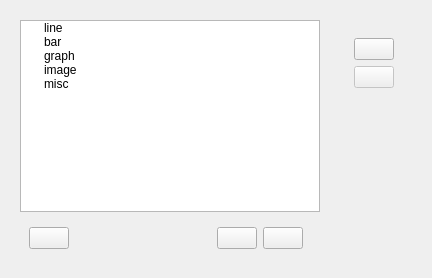
         <widget class="QWidget" name="analysisView">
          <layout class="QHBoxLayout" name="horizontalLayout_13">
           <item>
            <widget class="QWidget" name="widget_12" native="true">
             <property name="sizePolicy">
              <sizepolicy hsizetype="Minimum" vsizetype="Preferred">
               <horstretch>0</horstretch>
               <verstretch>0</verstretch>
              </sizepolicy>
             </property>
             <property name="maximumSize">
              <size>
               <width>310</width>
               <height>16777215</height>
              </size>
             </property>
             <layout class="QVBoxLayout" name="verticalLayout_20">
              <item>
               <widget class="QTreeWidget" name="analysisTree">
                <property name="sizePolicy">
                 <sizepolicy hsizetype="MinimumExpanding" vsizetype="Expanding">
                  <horstretch>0</horstretch>
                  <verstretch>0</verstretch>
                 </sizepolicy>
                </property>
                <property name="minimumSize">
                 <size>
                  <width>300</width>
                  <height>0</height>
                 </size>
                </property>
                <property name="maximumSize">
                 <size>
                  <width>300</width>
                  <height>16777215</height>
                 </size>
                </property>
                <attribute name="headerVisible">
                 <bool>false</bool>
                </attribute>
                <column>
                 <property name="text">
                  <string>analysis</string>
                 </property>
                </column>
                <item>
                 <property name="text">
                  <string>line</string>
                 </property>
                 <property name="icon">
                  <iconset resource="../../resources/resources.qrc">
                   <normaloff>:/resources/icons_2/analytics-outline.svg</normaloff>:/resources/icons_2/analytics-outline.svg</iconset>
                 </property>
                </item>
                <item>
                 <property name="text">
                  <string>bar</string>
                 </property>
                 <property name="icon">
                  <iconset resource="../../resources/resources.qrc">
                   <normaloff>:/resources/icons_2/bar-chart-outline.svg</normaloff>:/resources/icons_2/bar-chart-outline.svg</iconset>
                 </property>
                </item>
                <item>
                 <property name="text">
                  <string>graph</string>
                 </property>
                 <property name="icon">
                  <iconset resource="../../resources/resources.qrc">
                   <normaloff>:/resources/icons_2/git-network-outline.svg</normaloff>:/resources/icons_2/git-network-outline.svg</iconset>
                 </property>
                </item>
                <item>
                 <property name="text">
                  <string>image</string>
                 </property>
                 <property name="icon">
                  <iconset resource="../../resources/resources.qrc">
                   <normaloff>:/resources/icons_2/image-outline.svg</normaloff>:/resources/icons_2/image-outline.svg</iconset>
                 </property>
                </item>
                <item>
                 <property name="text">
                  <string>misc</string>
                 </property>
                 <property name="icon">
                  <iconset resource="../../resources/resources.qrc">
                   <normaloff>:/resources/icons_2/balloon-outline.svg</normaloff>:/resources/icons_2/balloon-outline.svg</iconset>
                 </property>
                </item>
               </widget>
              </item>
              <item>
               <widget class="QWidget" name="widget_13" native="true">
                <property name="sizePolicy">
                 <sizepolicy hsizetype="Minimum" vsizetype="Preferred">
                  <horstretch>0</horstretch>
                  <verstretch>0</verstretch>
                 </sizepolicy>
                </property>
                <layout class="QHBoxLayout" name="horizontalLayout_12">
                 <item>
                  <widget class="QPushButton" name="analysisEditBtn">
                   <property name="toolTip">
                    <string>edit analysis</string>
                   </property>
                   <property name="text">
                    <string/>
                   </property>
                   <property name="icon">
                    <iconset resource="../../resources/resources.qrc">
                     <normaloff>:/resources/icons/edit-3.svg</normaloff>:/resources/icons/edit-3.svg</iconset>
                   </property>
                   <property name="iconSize">
                    <size>
                     <width>24</width>
                     <height>24</height>
                    </size>
                   </property>
                  </widget>
                 </item>
                 <item>
                  <spacer name="horizontalSpacer">
                   <property name="orientation">
                    <enum>Qt::Horizontal</enum>
                   </property>
                   <property name="sizeHint" stdset="0">
                    <size>
                     <width>40</width>
                     <height>20</height>
                    </size>
                   </property>
                  </spacer>
                 </item>
                 <item alignment="Qt::AlignRight">
                  <widget class="QPushButton" name="addAnalysisBtn">
                   <property name="toolTip">
                    <string>add new analysis</string>
                   </property>
                   <property name="text">
                    <string/>
                   </property>
                   <property name="icon">
                    <iconset resource="../../resources/resources.qrc">
                     <normaloff>:/resources/icons_2/add-circle-outline.svg</normaloff>:/resources/icons_2/add-circle-outline.svg</iconset>
                   </property>
                   <property name="iconSize">
                    <size>
                     <width>24</width>
                     <height>24</height>
                    </size>
                   </property>
                  </widget>
                 </item>
                 <item>
                  <widget class="QPushButton" name="removeAnalysisBtn">
                   <property name="toolTip">
                    <string>remove analysis</string>
                   </property>
                   <property name="text">
                    <string/>
                   </property>
                   <property name="icon">
                    <iconset resource="../../resources/resources.qrc">
                     <normaloff>:/resources/icons_2/remove-circle-outline.svg</normaloff>:/resources/icons_2/remove-circle-outline.svg</iconset>
                   </property>
                   <property name="iconSize">
                    <size>
                     <width>24</width>
                     <height>24</height>
                    </size>
                   </property>
                  </widget>
                 </item>
                </layout>
               </widget>
              </item>
             </layout>
            </widget>
           </item>
           <item>
            <widget class="QWidget" name="widget_14" native="true">
             <property name="sizePolicy">
              <sizepolicy hsizetype="Expanding" vsizetype="Preferred">
               <horstretch>0</horstretch>
               <verstretch>0</verstretch>
              </sizepolicy>
             </property>
             <layout class="QVBoxLayout" name="verticalLayout_21">
              <item alignment="Qt::AlignTop">
               <widget class="QWidget" name="inputAnalysis" native="true">
                <property name="sizePolicy">
                 <sizepolicy hsizetype="Preferred" vsizetype="Expanding">
                  <horstretch>0</horstretch>
                  <verstretch>0</verstretch>
                 </sizepolicy>
                </property>
                <layout class="QHBoxLayout" name="horizontalLayout_15">
                 <item>
                  <layout class="QFormLayout" name="inputAnalysisLyt"/>
                 </item>
                 <item>
                  <widget class="QWidget" name="widget_15" native="true">
                   <layout class="QVBoxLayout" name="verticalLayout_22">
                    <item alignment="Qt::AlignRight">
                     <widget class="QPushButton" name="analysisRunBtn">
                      <property name="toolTip">
                       <string>run analysis</string>
                      </property>
                      <property name="text">
                       <string/>
                      </property>
                      <property name="icon">
                       <iconset resource="../../resources/resources.qrc">
                        <normaloff>:/resources/icons/play.svg</normaloff>:/resources/icons/play.svg</iconset>
                      </property>
                      <property name="iconSize">
                       <size>
                        <width>24</width>
                        <height>24</height>
                       </size>
                      </property>
                     </widget>
                    </item>
                    <item alignment="Qt::AlignRight">
                     <widget class="QPushButton" name="analysisExportBtn">
                      <property name="enabled">
                       <bool>false</bool>
                      </property>
                      <property name="toolTip">
                       <string>export figure</string>
                      </property>
                      <property name="text">
                       <string/>
                      </property>
                      <property name="icon">
                       <iconset resource="../../resources/resources.qrc">
                        <normaloff>:/resources/icons/save.svg</normaloff>:/resources/icons/save.svg</iconset>
                      </property>
                      <property name="iconSize">
                       <size>
                        <width>24</width>
                        <height>24</height>
                       </size>
                      </property>
                     </widget>
                    </item>
                    <item>
                     <spacer name="verticalSpacer_2">
                      <property name="orientation">
                       <enum>Qt::Vertical</enum>
                      </property>
                      <property name="sizeHint" stdset="0">
                       <size>
                        <width>20</width>
                        <height>40</height>
                       </size>
                      </property>
                     </spacer>
                    </item>
                   </layout>
                  </widget>
                 </item>
                </layout>
               </widget>
              </item>
              <item>
               <widget class="QWidget" name="outputAnalysis" native="true">
                <property name="sizePolicy">
                 <sizepolicy hsizetype="Preferred" vsizetype="Expanding">
                  <horstretch>0</horstretch>
                  <verstretch>0</verstretch>
                 </sizepolicy>
                </property>
                <layout class="QVBoxLayout" name="verticalLayout_23">
                 <item>
                  <layout class="QVBoxLayout" name="outputAnalysisLyt"/>
                 </item>
                </layout>
               </widget>
              </item>
             </layout>
            </widget>
           </item>
          </layout>
         </widget>
